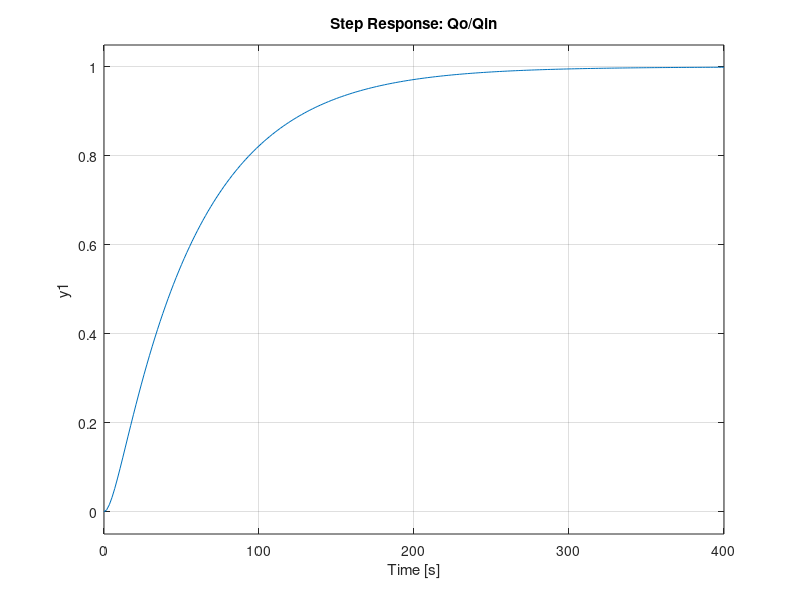
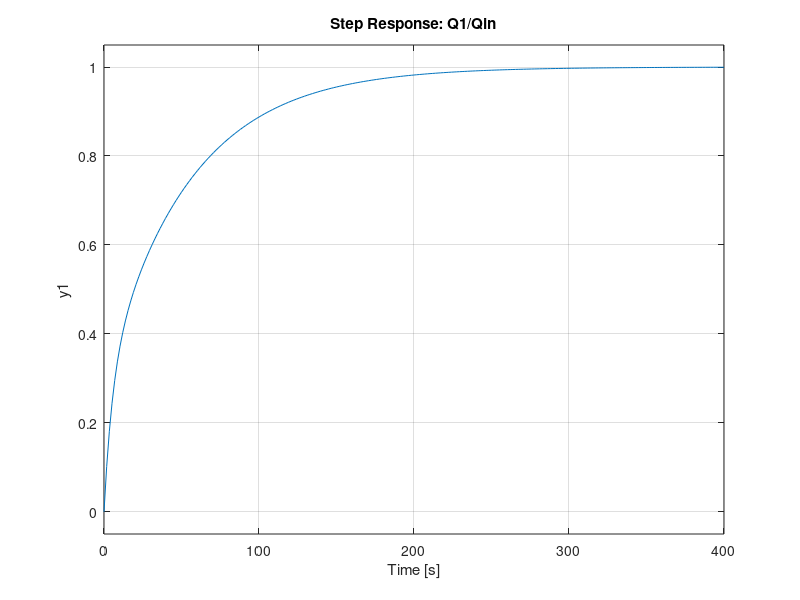
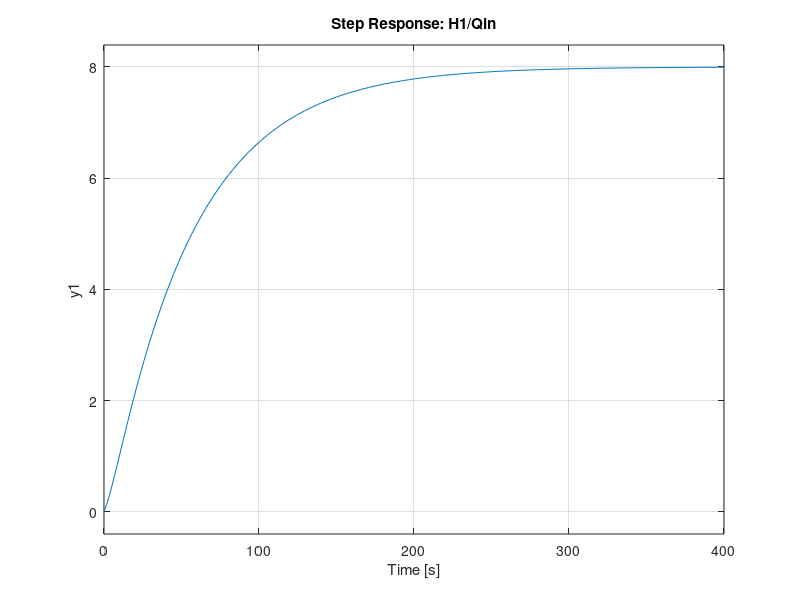
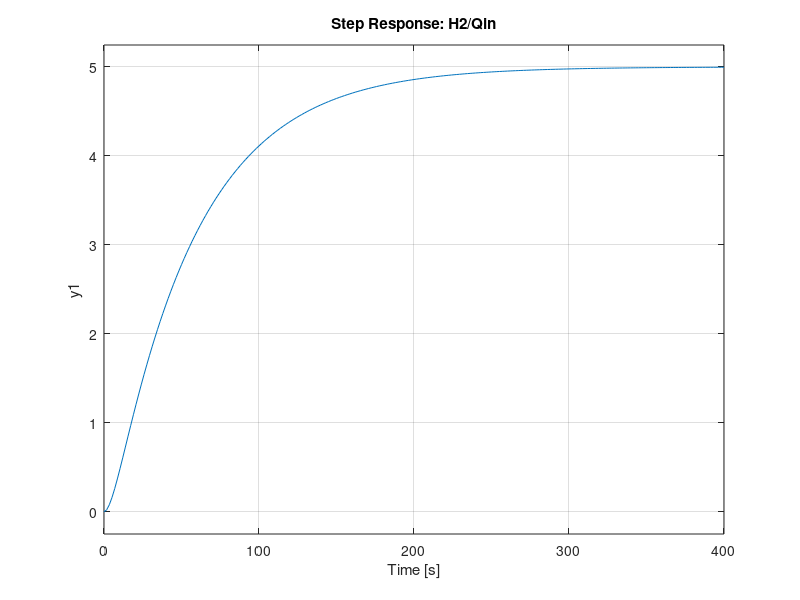

MATLAB code to generate these figures, in order:
A1 = 5; A2 = 4; R1 = 3; R2 = 5;
cc_eqn = [A1*A2*R1*R2, A1*R1 + A2*R2 + A1*R2, 1];

%transfer functions
Qo_Qin = tf([1], cc_eqn);
Q1_Qin = tf([A2*R2, 1], cc_eqn);
H1_Qin = tf([A2*R2, R1+R2], cc_eqn);
H2_Qin = tf([R2], cc_eqn);

%study system stability
poles = roots(cc_eqn);

%step responses
figure;
step(Qo_Qin);
title('Step Response: Qo/Qin');

figure;
step(Q1_Qin);
title('Step Response: Q1/Qin');

figure;
step(H1_Qin);
title('Step Response: H1/Qin');

figure;
step(H2_Qin);
title('Step Response: H2/Qin');

%5. track hd
t = 0:0.1:100;
Hd_H2 = feedback(H2_Qin, 1);
hd = 5;
figure;
[y_H2, t] = step(Hd_H2, t);
y_H2 = hd * y_H2;

% Compute H1 response
Qin = (hd - y_H2);
y_H1 = lsim(H1_Qin, Qin, t);
figure;
plot(t, y_H2, 'b', t, y_H1, 'r--', t, hd*ones(size(t)), 'k:');
legend('h_2', 'h_1', 'h_d');
title('Response to h_d = 5m (P-Control)');
grid on;

% different kp values
hd = 5;
Kp_values = [1, 10, 100];
figure; hold on;
for Kp = Kp_values
Hd_H2 = feedback(Kp * H2_Qin, 1);
[y, t] = step(Hd_H2, t);
y = hd * y;
ess = hd - y(end);
plot(t, y, 'DisplayName', sprintf('Kp = %d (e_{ss} = %.5f)', Kp, ess));
end
title('Effect of K_p on Tracking and e_{ss}');
legend; grid on;